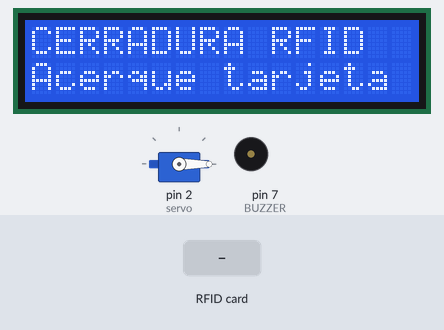
Simulated run of this sketch. Board: Arduino Uno, built with avr-gcc and run on an emulated ATmega328P. On the bench: 16×2 character LCD, servo, buzzer (waves = sounding). Inputs (shaded band) come from the test bench. What the sketch prints to the serial monitor is not drawn.

Above: at 1.8 s.
1.9 s: RFID card CD 39 3E 02 held to the reader
At 2.8 s:
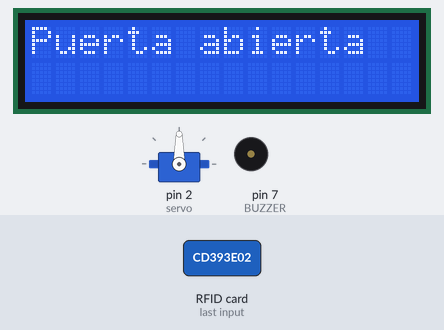
At 8.9 s:
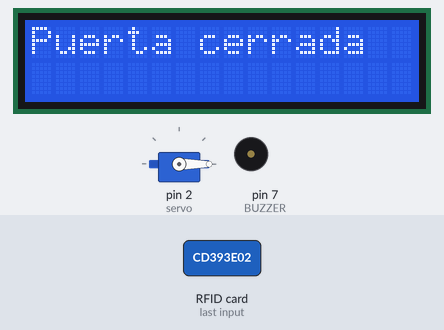
Timing chart, 0 to 9.7 s (numbered marks = the images above; inputs shaded):
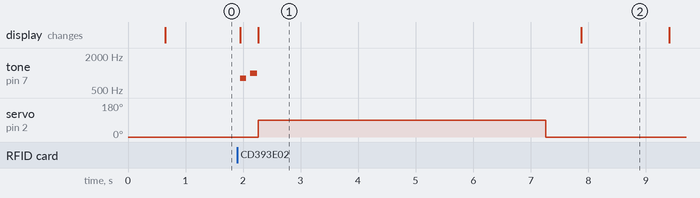

The sketch:

cerradura_rfid.ino
```cpp
#include <SPI.h>                  // Incluye la librería para la comunicación SPI con el lector RFID
#include <MFRC522.h>              // Incluye la librería que controla el módulo RFID MFRC522
#include <Servo.h>                // Incluye la librería para controlar el servomotor
#include <LiquidCrystal_I2C.h>    // Incluye la librería para controlar la pantalla LCD mediante I2C


MFRC522 rfid(10, 9);                    // Lector RFID: SS = pin 10, RST = pin 9
Servo servo;                            // Servo de la cerradura
LiquidCrystal_I2C lcd(0x3F, 16, 2);     // Pantalla I2C: direccion 0x3F, 16 columnas, 2 filas
const byte BUZZER = 7;                  // Pin del buzzer
const byte UID[] = {0xCD, 0x39, 0x3E, 0x02};  // UID de la tarjeta autorizada

// Borra la pantalla y escribe dos lineas de texto
void pantalla(const __FlashStringHelper* a, const __FlashStringHelper* b = F("")) {
  lcd.clear();
  lcd.print(a);                         // Linea 1
  lcd.setCursor(0, 1);                  // Pasa a la linea 2
  lcd.print(b);
}

// Mensaje de espera
void inicio() { pantalla(F("CERRADURA RFID"), F("Acerque tarjeta")); }

// Suena el buzzer a una frecuencia (Hz) durante d milisegundos
void beep(int f, int d) { tone(BUZZER, f); delay(d); noTone(BUZZER); }

// Sonido de aceptado: dos pitidos cortos y graves
void sonidoAceptado() {
  beep(800, 100);                       // Mas bajo = mas grave
  delay(70);
  beep(1000, 120);
}

void setup() {
  Serial.begin(9600);                   // Monitor serial para ver los UID
  SPI.begin();                          // Inicia el bus SPI del lector
  rfid.PCD_Init();                      // Inicia el lector RFID
  lcd.init();                           // Inicia la pantalla
  lcd.backlight();                      // Enciende la luz de fondo
  pinMode(BUZZER, OUTPUT);              // Buzzer como salida
  servo.attach(2); servo.write(0);      // Deja la cerradura cerrada al arrancar
  delay(500);                           // Espera a que el servo llegue
  servo.detach();                       // Lo suelta para evitar vibracion
  inicio();
}

void loop() {
  // Si no hay tarjeta nueva o no se puede leer, vuelve a intentar
  if (!rfid.PICC_IsNewCardPresent() || !rfid.PICC_ReadCardSerial()) return;

  // Muestra el UID de la tarjeta en el monitor serial
  for (byte i = 0; i < rfid.uid.size; i++) {
    Serial.print(rfid.uid.uidByte[i], HEX);
    Serial.print(' ');
  }
  Serial.println();

  // Compara el tamano y los bytes del UID con la tarjeta autorizada
  if (rfid.uid.size == sizeof(UID) && !memcmp(rfid.uid.uidByte, UID, sizeof(UID))) {
    pantalla(F("Acceso correcto"), F("Bienvenido!"));
    sonidoAceptado();                   // Dos pitidos graves
    servo.attach(2);
    servo.write(90);                    // Abre la cerradura
    pantalla(F("Puerta abierta"));
    delay(5000);                        // Mantiene abierta 5 segundos
    servo.write(0);                     // Cierra la cerradura
    delay(600);                         // Espera a que el servo llegue
    servo.detach();
    pantalla(F("Puerta cerrada"));
  } else {
    pantalla(F("Acceso denegado"), F("Tarjeta invalida"));
    beep(300, 400);                     // Un pitido grave largo
  }

  delay(1500);                          // Deja el mensaje visible un momento
  rfid.PICC_HaltA();                    // Termina la comunicacion con la tarjeta
  rfid.PCD_StopCrypto1();
  inicio();                             // Vuelve a la pantalla de espera
}
```

Measured:
- after the input at 1.9 s, tone on pin 7 (BUZZER): silent → 800 Hz after 0.05 s, → silent 0.10 s later, → 1000 Hz 0.07 s later, → silent 0.12 s later; servo on pin 2 (servo): 0° → 90° after 0.36 s, → 0° 5.0 s later; the display: first changes after 0.05 s (image 1 shows a later state)
- what the display in image 1 shows lasts 5.6 s, from 2.3 s to 7.9 s
